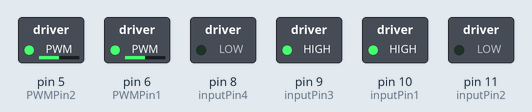
Simulated run of this sketch. Board: Arduino Uno, built with avr-gcc and run on an emulated ATmega328P. On the bench: switched loads named in the sketch (green lamp = pin HIGH).

Above: at 0.1 s.
Timing chart, 0 to 1.6 s (numbered marks = the images above):
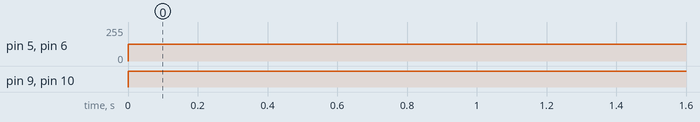

Measured:
- by itself, pin 5 (PWMPin2), pin 6 (PWMPin1): 0/255 → 127/255 at 0.00 s
- by itself, pin 9 (inputPin3), pin 10 (inputPin1): LOW → HIGH at 0.00 s

The sketch:

Motor_DC_PWM_control_.ino
```cpp
//Motor A
#define inputPin1 10    // Pin 15 of L293D IC
#define inputPin2 11    // Pin 10 of L293D IC
//Motor B
#define inputPin3 9   // Pin  7 of L293D IC
#define inputPin4 8   // Pin  2 of L293D IC

//Motor A speed control
#define PWMPin1 6      // PWM pin control for MOTOR A
#define PWMPin2 5    // PWM pin control for MOTOR A

void setup()
{
    pinMode(inputPin1, OUTPUT);
    pinMode(inputPin2, OUTPUT);
    pinMode(inputPin3, OUTPUT);
    pinMode(inputPin4, OUTPUT);
  pinMode(PWMPin1,OUTPUT);
  pinMode(PWMPin2,OUTPUT);

}

void loop()
{
  analogWrite(PWMPin1, 127); // spin with 50% of the power
  analogWrite(PWMPin2, 127); // spin with 50% of the power
  digitalWrite(inputPin1, HIGH);
    digitalWrite(inputPin2, LOW);
    digitalWrite(inputPin3, HIGH);
    digitalWrite(inputPin4, LOW);
}
```
